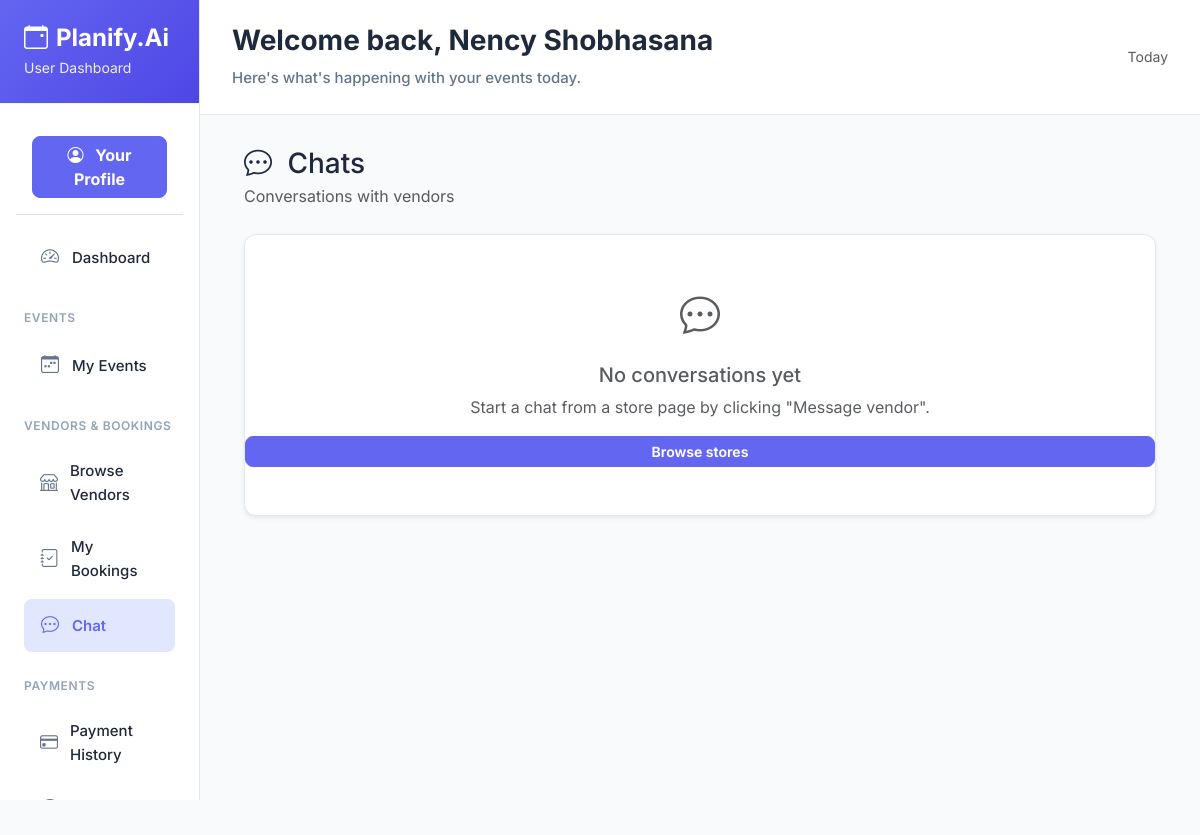
Page /user/chat/ (signed in) on the earlier database version.
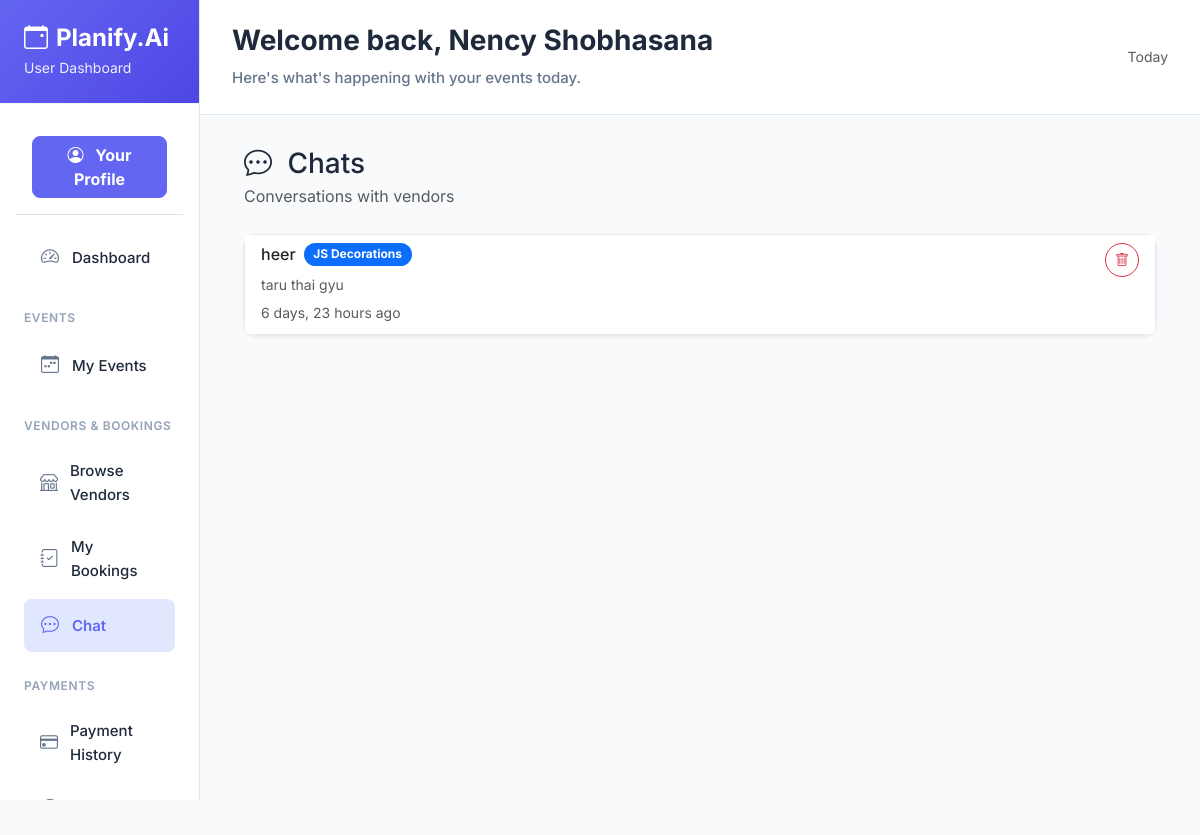
Same page on the later database version.
### vendor/models.py (models this page shows, shortened)
class Chat(models.Model):
    created_at = models.DateTimeField(auto_now_add=True)
    updated_at = models.DateTimeField(auto_now=True)
    store = models.ForeignKey(Store, blank=True, null=True, on_delete=models.CASCADE, related_name='chats')
    user = models.ForeignKey(User, on_delete=models.CASCADE, related_name='user_chats')
    vendor = models.ForeignKey(User, limit_choices_to={'role__name__iexact': 'vendor'}, on_delete=models.CASCADE, related_name='vendor_chats')
    class Meta:
        unique_together = (('user', 'vendor'),)

class Store(models.Model):
    vendor = models.ForeignKey(User, on_delete=models.CASCADE, limit_choices_to={'role__name__iexact': 'vendor'})
    store_name = models.CharField(max_length=200)
    description = models.TextField()
    phone = models.CharField(max_length=20, null=True, blank=True)
    category = models.ForeignKey(category, on_delete=models.CASCADE)
    address = models.TextField()
    city = models.CharField(max_length=100)
    price_start = models.DecimalField(max_digits=10, decimal_places=2)
    profile_image = models.ImageField(upload_to='store_images/', null=True, blank=True)
    created_at = models.DateTimeField(auto_now_add=True)
    updated_at = models.DateTimeField(auto_now=True)
    status = models.BooleanField(default=True)  # active/inactive

class ChatMessage(models.Model):
    message = models.TextField()
    image = models.ImageField(upload_to='chat_images/', null=True, blank=True)
    is_read = models.BooleanField(default=False)
    created_at = models.DateTimeField(auto_now_add=True)
    chat = models.ForeignKey(Chat, on_delete=models.CASCADE, related_name='messages')
    sender = models.ForeignKey(User, on_delete=models.CASCADE, related_name='sent_messages')
    class Meta:
        ordering = ['created_at']

### account/models.py (models this page shows, shortened)
class User(models.Model):
    fullname = models.CharField(max_length=255)
    email = models.EmailField(unique=True)
    mobile = models.CharField(max_length=15, unique=True, null=True, blank=True)
    password = models.CharField(max_length=255, blank=True, null=True)
    is_active = models.BooleanField(default=False)   # ✅ added
    email_verified = models.BooleanField(default=False)
    role = models.ForeignKey(Role, on_delete=models.CASCADE)
    business_logo = models.ImageField(upload_to='vendor_logos/', null=True, blank=True)
    created_at = models.DateTimeField(auto_now_add=True)
    updated_at = models.DateTimeField(auto_now=True)

### user/views.py (the view)
    def wrapper(request, *args, **kwargs):
        user_id = request.session.get('user_id')
        if not user_id:
            return redirect('/login/')
        try:
            User.objects.get(id=user_id)
        except User.DoesNotExist:
            request.session.flush()
            return redirect('/login/')
        return view_func(request, *args, **kwargs)

### event/context_processors.py (called while the page is built)
def global_app_info(request):
    return {
        'APP_NAME': 'Planify.Ai',
        'APP_LOGO_TEXT': 'PA',                 # Text logo (initials)
        'APP_LOGO_IMAGE': '/static/images/LOGO.png',   # Image logo (inside static/)
    }

def vendor_stores(request):
    try:
        from vendor.models import Store
        stores = Store.objects.filter(status=True).order_by('store_name')
    except Exception:
        stores = []
    return {
        'all_stores': stores
    }

def unread_counts(request):
    user_id = None
    try:
        user_id = request.session.get('user_id')
    except Exception:
        user_id = None
    unread_notifications = 0
    try:
        if user_id:
            from user.models import Notification
            unread_notifications = Notification.objects.filter(user_id=user_id, is_read=False).count()
    except Exception:
        unread_notifications = 0
    return {
        'unread_notifications': unread_notifications,
    }

### template/user/chat.html (shortened to what this page needs)
{% extends 'user/base.html' %}
{% block content %}
<div class="container-fluid">
    <div class="d-flex justify-content-between align-items-center mb-4">
        <div>
            <h3 class="mb-1"><i class="bi bi-chat-dots me-2"></i> Chats</h3>
            <p class="text-muted mb-0">Conversations with vendors</p>
        </div>
    </div>
    {% if chats %}
    <div class="card shadow-sm">
        <div class="list-group list-group-flush">
            {% for chat in chats %}
            <div class="list-group-item">
                <div class="d-flex justify-content-between align-items-start">
                    <div class="flex-grow-1">
                        <a href="{% url 'user:user_chat_detail' chat.id %}" class="text-decoration-none text-reset d-block">
                            <div class="d-flex align-items-center mb-2">
                                <h6 class="mb-0 me-2">{{ chat.vendor.fullname }}</h6>
                                {% if chat.store %}
                                <span class="badge bg-primary">{{ chat.store.store_name }}</span>
                                {% endif %}
                            </div>
                            {% with last_message=chat.messages.last %}
                            {% if last_message %}
                            <p class="mb-1 text-muted small">{{ last_message.message|truncatewords:15 }}</p>
                            <small class="text-muted">{{ last_message.created_at|timesince }} ago</small>
                            {% else %}
                            <p class="mb-0 text-muted small">No messages yet</p>
                            {% endif %}
                            {% endwith %}
                        </a>
                    </div>
                    <div class="d-flex align-items-start gap-2">
                        <form method="post" action="{% url 'user:user_delete_chat' chat.id %}">
                            <button type="submit" class="btn btn-sm btn-outline-danger rounded-circle" title="Delete conversation" onclick="return confirm('Delete this conversation?');" style="width:34px;height:34px;">
                                <i class="bi bi-trash"></i>
                            </button>
                        </form>
                    </div>
                </div>
            </div>
            {% endfor %}
        </div>
    </div>
    {% else %}
    <div class="card shadow-sm text-center py-5">
        <i class="bi bi-chat-dots fs-1 text-muted mb-3"></i>
        <h5 class="text-muted">No conversations yet</h5>
        <p class="text-muted">Start a chat from a store page by clicking "Message vendor".</p>
        <a href="{% url 'user:stores_list' %}" class="btn btn-primary btn-sm">Browse stores</a>
    </div>
    {% endif %}
</div>
{% endblock %}

Differences in the rows shown:
added Chat: vendor.fullname "heer", store.store_name "JS Decorations", messages.last.message "taru thai gyu", messages.last.created_at "6 days, 23 hours"
Other differences:
text no longer shown: "No conversations yet Start a chat from a store page by clicking \"Message vendor\". Browse stores"
